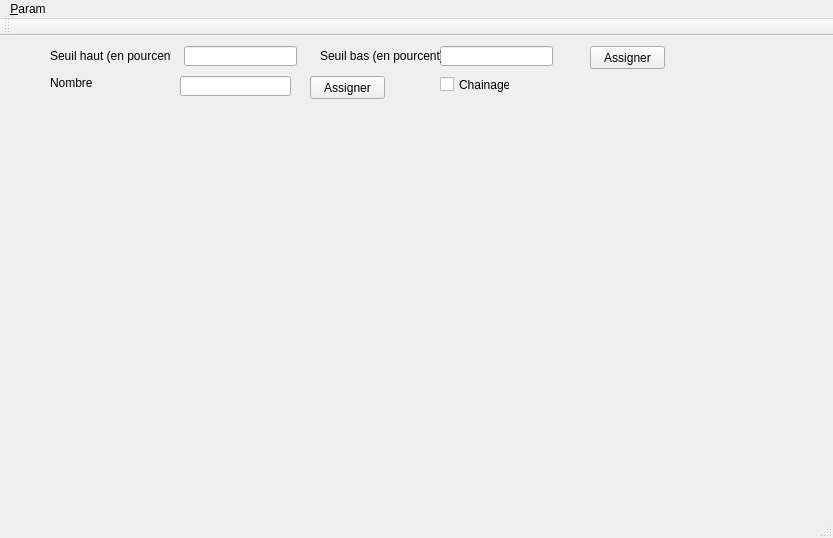
<?xml version="1.0" encoding="UTF-8"?>
<ui version="4.0">
 <class>MainWindow</class>
 <widget class="QMainWindow" name="MainWindow">
  <property name="geometry">
   <rect>
    <x>0</x>
    <y>0</y>
    <width>833</width>
    <height>538</height>
   </rect>
  </property>
  <property name="windowTitle">
   <string>MainWindow</string>
  </property>
  <widget class="QWidget" name="centralWidget">
   <widget class="QLabel" name="Retour">
    <property name="geometry">
     <rect>
      <x>410</x>
      <y>70</y>
      <width>421</width>
      <height>411</height>
     </rect>
    </property>
    <property name="text">
     <string/>
    </property>
   </widget>
   <widget class="QLabel" name="Image">
    <property name="geometry">
     <rect>
      <x>0</x>
      <y>70</y>
      <width>401</width>
      <height>411</height>
     </rect>
    </property>
    <property name="text">
     <string/>
    </property>
   </widget>
   <widget class="QPushButton" name="seuil">
    <property name="geometry">
     <rect>
      <x>590</x>
      <y>10</y>
      <width>75</width>
      <height>23</height>
     </rect>
    </property>
    <property name="text">
     <string>Assigner</string>
    </property>
   </widget>
   <widget class="QLineEdit" name="Text_sh">
    <property name="geometry">
     <rect>
      <x>184</x>
      <y>10</y>
      <width>113</width>
      <height>20</height>
     </rect>
    </property>
   </widget>
   <widget class="QLineEdit" name="Text_sb">
    <property name="geometry">
     <rect>
      <x>440</x>
      <y>10</y>
      <width>113</width>
      <height>20</height>
     </rect>
    </property>
   </widget>
   <widget class="QLabel" name="label">
    <property name="geometry">
     <rect>
      <x>50</x>
      <y>10</y>
      <width>121</width>
      <height>20</height>
     </rect>
    </property>
    <property name="text">
     <string>Seuil haut (en pourcent)</string>
    </property>
   </widget>
   <widget class="QLabel" name="label_2">
    <property name="geometry">
     <rect>
      <x>320</x>
      <y>10</y>
      <width>121</width>
      <height>20</height>
     </rect>
    </property>
    <property name="text">
     <string>Seuil bas (en pourcent)</string>
    </property>
   </widget>
   <widget class="QLabel" name="label_3">
    <property name="geometry">
     <rect>
      <x>50</x>
      <y>40</y>
      <width>47</width>
      <height>13</height>
     </rect>
    </property>
    <property name="text">
     <string>Nombre</string>
    </property>
   </widget>
   <widget class="QLineEdit" name="lin_seuil">
    <property name="geometry">
     <rect>
      <x>180</x>
      <y>40</y>
      <width>111</width>
      <height>20</height>
     </rect>
    </property>
   </widget>
   <widget class="QPushButton" name="Push_Seuil">
    <property name="geometry">
     <rect>
      <x>310</x>
      <y>40</y>
      <width>75</width>
      <height>23</height>
     </rect>
    </property>
    <property name="text">
     <string>Assigner</string>
    </property>
   </widget>
   <widget class="QCheckBox" name="checkBox">
    <property name="geometry">
     <rect>
      <x>440</x>
      <y>40</y>
      <width>70</width>
      <height>17</height>
     </rect>
    </property>
    <property name="text">
     <string>Chainage</string>
    </property>
   </widget>
  </widget>
  <widget class="QMenuBar" name="menuBar">
   <property name="geometry">
    <rect>
     <x>0</x>
     <y>0</y>
     <width>833</width>
     <height>21</height>
    </rect>
   </property>
   <widget class="QMenu" name="menu_Param">
    <property name="title">
     <string>&amp;Param</string>
    </property>
    <widget class="QMenu" name="menu_Matrice">
     <property name="title">
      <string>&amp;Matrice</string>
     </property>
     <addaction name="action_1"/>
     <addaction name="action_2"/>
     <addaction name="action_3"/>
    </widget>
    <widget class="QMenu" name="menu_Seuillage">
     <property name="title">
      <string>&amp;Seuillage</string>
     </property>
     <addaction name="actionHysteresis"/>
     <addaction name="actionAutre"/>
    </widget>
    <addaction name="menu_Matrice"/>
    <addaction name="menu_Seuillage"/>
    <addaction name="action_Charger"/>
    <addaction name="actionBiDirection"/>
    <addaction name="actionSauvegarder"/>
   </widget>
   <addaction name="menu_Param"/>
  </widget>
  <widget class="QToolBar" name="mainToolBar">
   <attribute name="toolBarArea">
    <enum>TopToolBarArea</enum>
   </attribute>
   <attribute name="toolBarBreak">
    <bool>false</bool>
   </attribute>
  </widget>
  <widget class="QStatusBar" name="statusBar"/>
  <action name="action_1">
   <property name="text">
    <string>&amp;Prewitt</string>
   </property>
  </action>
  <action name="action_2">
   <property name="text">
    <string>&amp;Sobel</string>
   </property>
  </action>
  <action name="action_3">
   <property name="text">
    <string>&amp;Kirsch</string>
   </property>
  </action>
  <action name="action_Charger">
   <property name="text">
    <string>&amp;Charger</string>
   </property>
  </action>
  <action name="actionBiDirection">
   <property name="text">
    <string>BiDirection</string>
   </property>
  </action>
  <action name="actionSauvegarder">
   <property name="text">
    <string>Sauvegarder</string>
   </property>
  </action>
  <action name="actionHysteresis">
   <property name="text">
    <string>Hysteresis</string>
   </property>
  </action>
  <action name="actionAutre">
   <property name="text">
    <string>Seuil max</string>
   </property>
  </action>
 </widget>
 <layoutdefault spacing="6" margin="11"/>
 <resources/>
 <connections>
  <connection>
   <sender>action_1</sender>
   <signal>triggered()</signal>
   <receiver>MainWindow</receiver>
   <slot>assignMatrix()</slot>
   <hints>
    <hint type="sourcelabel">
     <x>-1</x>
     <y>-1</y>
    </hint>
    <hint type="destinationlabel">
     <x>199</x>
     <y>149</y>
    </hint>
   </hints>
  </connection>
  <connection>
   <sender>action_2</sender>
   <signal>triggered()</signal>
   <receiver>MainWindow</receiver>
   <slot>assignMatrix2()</slot>
   <hints>
    <hint type="sourcelabel">
     <x>-1</x>
     <y>-1</y>
    </hint>
    <hint type="destinationlabel">
     <x>199</x>
     <y>149</y>
    </hint>
   </hints>
  </connection>
  <connection>
   <sender>action_3</sender>
   <signal>triggered()</signal>
   <receiver>MainWindow</receiver>
   <slot>assignMatrix3()</slot>
   <hints>
    <hint type="sourcelabel">
     <x>-1</x>
     <y>-1</y>
    </hint>
    <hint type="destinationlabel">
     <x>199</x>
     <y>149</y>
    </hint>
   </hints>
  </connection>
  <connection>
   <sender>action_Charger</sender>
   <signal>triggered()</signal>
   <receiver>MainWindow</receiver>
   <slot>loadPictures()</slot>
   <hints>
    <hint type="sourcelabel">
     <x>-1</x>
     <y>-1</y>
    </hint>
    <hint type="destinationlabel">
     <x>199</x>
     <y>149</y>
    </hint>
   </hints>
  </connection>
  <connection>
   <sender>actionSauvegarder</sender>
   <signal>triggered()</signal>
   <receiver>MainWindow</receiver>
   <slot>Sauvegarder()</slot>
   <hints>
    <hint type="sourcelabel">
     <x>-1</x>
     <y>-1</y>
    </hint>
    <hint type="destinationlabel">
     <x>416</x>
     <y>268</y>
    </hint>
   </hints>
  </connection>
  <connection>
   <sender>actionBiDirection</sender>
   <signal>triggered()</signal>
   <receiver>MainWindow</receiver>
   <slot>BiDirection()</slot>
   <hints>
    <hint type="sourcelabel">
     <x>-1</x>
     <y>-1</y>
    </hint>
    <hint type="destinationlabel">
     <x>416</x>
     <y>268</y>
    </hint>
   </hints>
  </connection>
  <connection>
   <sender>seuil</sender>
   <signal>pressed()</signal>
   <receiver>MainWindow</receiver>
   <slot>assignSeuil()</slot>
   <hints>
    <hint type="sourcelabel">
     <x>627</x>
     <y>54</y>
    </hint>
    <hint type="destinationlabel">
     <x>416</x>
     <y>268</y>
    </hint>
   </hints>
  </connection>
  <connection>
   <sender>Push_Seuil</sender>
   <signal>pressed()</signal>
   <receiver>MainWindow</receiver>
   <slot>assignNb()</slot>
   <hints>
    <hint type="sourcelabel">
     <x>347</x>
     <y>84</y>
    </hint>
    <hint type="destinationlabel">
     <x>416</x>
     <y>268</y>
    </hint>
   </hints>
  </connection>
  <connection>
   <sender>actionHysteresis</sender>
   <signal>triggered()</signal>
   <receiver>MainWindow</receiver>
   <slot>assignHyst()</slot>
   <hints>
    <hint type="sourcelabel">
     <x>-1</x>
     <y>-1</y>
    </hint>
    <hint type="destinationlabel">
     <x>416</x>
     <y>268</y>
    </hint>
   </hints>
  </connection>
  <connection>
   <sender>actionAutre</sender>
   <signal>triggered()</signal>
   <receiver>MainWindow</receiver>
   <slot>assignMax()</slot>
   <hints>
    <hint type="sourcelabel">
     <x>-1</x>
     <y>-1</y>
    </hint>
    <hint type="destinationlabel">
     <x>416</x>
     <y>268</y>
    </hint>
   </hints>
  </connection>
  <connection>
   <sender>checkBox</sender>
   <signal>clicked()</signal>
   <receiver>MainWindow</receiver>
   <slot>ischain()</slot>
   <hints>
    <hint type="sourcelabel">
     <x>474</x>
     <y>81</y>
    </hint>
    <hint type="destinationlabel">
     <x>416</x>
     <y>268</y>
    </hint>
   </hints>
  </connection>
 </connections>
 <slots>
  <slot>assignMatrix1()</slot>
  <slot>assignMatrix2()</slot>
  <slot>assignMatrix3()</slot>
  <slot>loadPictures()</slot>
  <slot>Sauvegarder()</slot>
  <slot>BiDirection()</slot>
  <slot>assignSeuil()</slot>
  <slot>assignHyst()</slot>
  <slot>assignMax()</slot>
  <slot>assignNb()</slot>
  <slot>ischain()</slot>
 </slots>
</ui>
